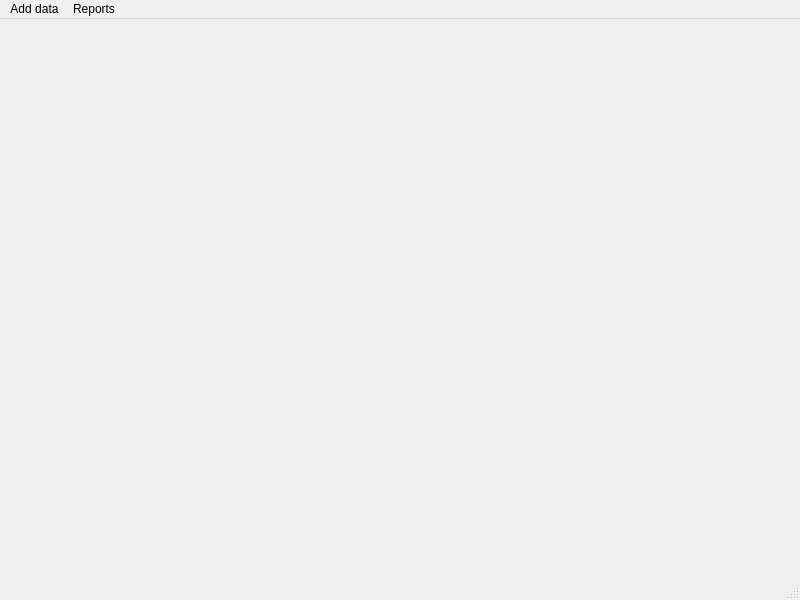
<?xml version="1.0" encoding="UTF-8"?>
<ui version="4.0">
 <class>main_sms</class>
 <widget class="QMainWindow" name="main_sms">
  <property name="geometry">
   <rect>
    <x>0</x>
    <y>0</y>
    <width>800</width>
    <height>600</height>
   </rect>
  </property>
  <property name="windowTitle">
   <string>Student Management System</string>
  </property>
  <widget class="QWidget" name="centralwidget"/>
  <widget class="QMenuBar" name="menubar">
   <property name="geometry">
    <rect>
     <x>0</x>
     <y>0</y>
     <width>800</width>
     <height>21</height>
    </rect>
   </property>
   <widget class="QMenu" name="menuAdd_data">
    <property name="title">
     <string>Add data</string>
    </property>
    <addaction name="actionAdd_stream"/>
    <addaction name="actionAdd_student"/>
   </widget>
   <widget class="QMenu" name="menuReports">
    <property name="title">
     <string>Reports</string>
    </property>
    <addaction name="actionsearch_student_by_name"/>
    <addaction name="actionSearch_student_by_roll_no"/>
    <addaction name="actionSearch_student_by_streeam"/>
   </widget>
   <addaction name="menuAdd_data"/>
   <addaction name="menuReports"/>
  </widget>
  <widget class="QStatusBar" name="statusbar"/>
  <action name="actionAdd_stream">
   <property name="text">
    <string>Add stream</string>
   </property>
  </action>
  <action name="actionAdd_student">
   <property name="text">
    <string>Add student</string>
   </property>
  </action>
  <action name="actionsearch_student_by_name">
   <property name="text">
    <string>Search student by name </string>
   </property>
  </action>
  <action name="actionSearch_student_by_roll_no">
   <property name="text">
    <string>Search student by roll no</string>
   </property>
  </action>
  <action name="actionSearch_student_by_streeam">
   <property name="text">
    <string>Search student by streeam</string>
   </property>
  </action>
 </widget>
 <resources/>
 <connections/>
</ui>
